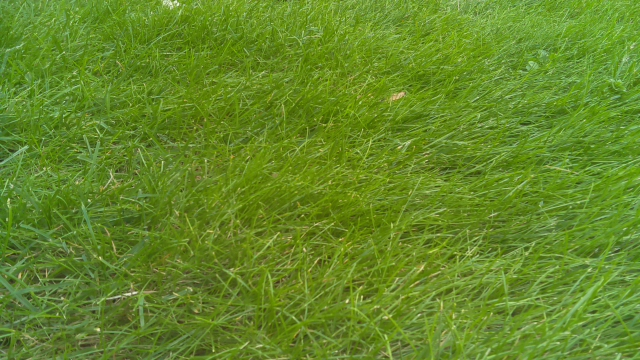
#> input picture greendetction/image.jpg, 640 x 360 px
$ python -i imageAnalize.py   (imports and definitions only)   (older library calls are emulated)
#> lines starting #> are read from the running program, lines starting #| are printed output that depends on the picture; after the words box and inside, x2 and y2 are one past the last pixel; in counts of white or black regions, pixels touching at a corner belong together
#> further down, picture is the input picture: shape (360, 640, 3); mean B, G, R 39.5, 135.7, 100.7
#!/usr/bin/env python
#raspistill --timelapse 200 -t 3000000 -n --exposure sport -e jpg --thumb 80:45:15 -o /run/shm/image.jpg --width 640 --height 360 >/dev/null 2>&1 &


import cv2 as cv
import numpy as np
import time
import sys
import os
import subprocess
import json
import shutil
from collections import deque

#path="/home/pi/dev/Grasdetection/bilder/"
#picture = "Bild_1.jpg"

path="/dev/shm/"
picture="image.jpg"

fake=False

valpos=[(285,300),(50,300),(500,300),(285,220),(50,220),(500,220),(285,120)]   # schrift position für Frame 1
hsvpos=[(280,265),(30,265),(490,265),(280,180),(30,180),(490,180),(280,140)]   # schrift position für Frame 1
framepos_p1=[(200,240),(3,240),(440,240),(200,160),(3,160),(440,160),(0,0)]
framepos_p2=[(440,357),(200,357),(637,357),(440,240),(200,240),(637,240),(0,0)]
sizes=[120*239,120*200,120*199,80*239,80*200,80*199,79*240] # sind die flächen der frames
#lower=np.array([0, 110, 0])
#upper = np.array([141, 253, 255])
# Nur "grüner" Bereich im HSV (Hue ~ 35-85°)
lower = np.array([28, 80, 40])
upper = np.array([85, 255, 255])
threshhold=30
debug=False


if len(sys.argv)>=2:
   if (sys.argv[1])=="-d":
        debug=True
else:
   debug=False

# [5 lines left out: function log, not called in this run]


logfolder="/home/pi/Mower/archive/images/logs/"+ str(time.strftime('%Y%m%d'))+"/"
logfile=logfolder+"Bild_Analyse.log"
archive="/home/pi/Mower/archive/images/"+ str(time.strftime('%Y%m%d'))+"/"
# [9 lines not run here, left out]

# [1 line that did not run here, left out]
# [1 line that did not run here, left out]
# [15 lines not run here, left out]


class Bild:
    # [92 lines left out: functions __init__, putImageInfo, not called in this run]


def edgeanlize(image):
    # diese Funktion untersucht die unteren beiden Bildhälften auf
    # kanten. ist der Kantenanteil zu groß, dann handelt es sich nicht
    # um Rasen sondern eher um was anderes, Busch / Strauch oder so.
    # habe ich aber noch nicht Scharf geschaltet, muss ich noch testen
    # Graustufen und Weichzeichnen
    #h, w, _ = bild.img.shape
    gray = cv.cvtColor(image, cv.COLOR_BGR2GRAY)
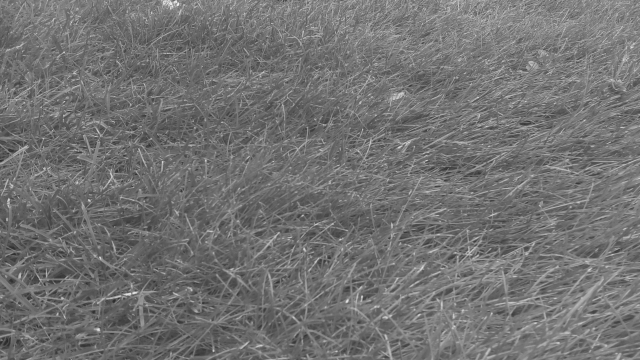
#> gray: shape (360, 640); min 42, max 237, mean 114.3
    blurred = cv.GaussianBlur(gray, (5, 5), 0)

    # Canny auf GANZE untere Bildhälfte – optional zur Anzeige
    # edges_full = cv.Canny(blurred[160:360, :], 130, 290)

    # Region 1 = links, Region 2 = rechts
    region1 = blurred[160:360, 0:320]
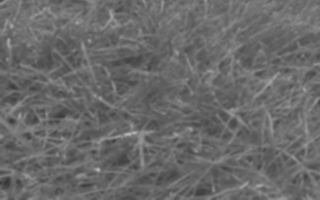
#> region1: shape (200, 320); min 54, max 185, mean 105.3
    region2 = blurred[160:360, 321:640]
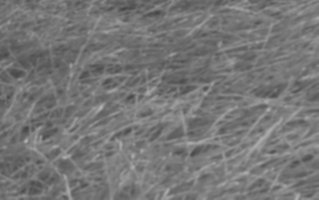
#> region2: shape (200, 319); min 69, max 180, mean 118

    # Canny pro Region
    edges1 = cv.Canny(region1, 130, 290)
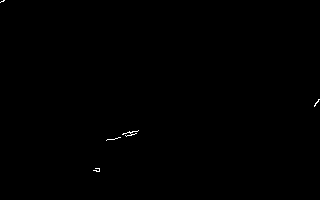
#> edges1: shape (200, 320); 0.13% white in thin lines or dots, all inside (x1, y1, x2, y2) = (0, 0, 320, 172)
    edges2 = cv.Canny(region2, 130, 290)
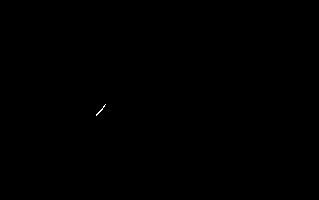
#> edges2: shape (200, 319); 0.03% white in thin lines or dots, all inside (x1, y1, x2, y2) = (96, 104, 106, 116)

    # Kantenanzahl / Pixeldichte
    total_pixels = 320 * 200  # Region-Größe
    edge_percent1 = (cv.countNonZero(edges1) / total_pixels) * 100
#> edge_percent1 = 0.13
    edge_percent2 = (cv.countNonZero(edges2) / total_pixels) * 100
#> edge_percent2 = 0.0297
#> (the run stopped early here; a loop or call above may not have finished)
